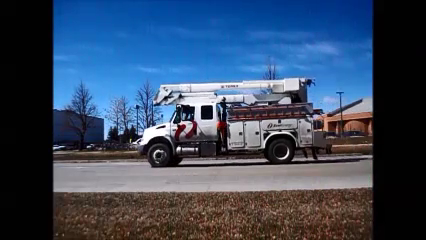
//> input picture frame 83 of videos/4.1.mp4, 426 x 240 px
$ ./AbsDiffFrameByFrame   (built with g++ and OpenCV 4)
//> lines starting //> are read from the running program, lines starting //| are printed output that depends on the picture
#include "opencv2/highgui/highgui.hpp"
#include "opencv2/imgproc/imgproc.hpp"
#include "opencv/cv.h";
#include "opencv/highgui.h"

#include <iostream>
#include <fstream>

using namespace std;
using namespace cv;

long whites = 0;

int main(int argc, char** argv)
{
	CvCapture* capture = cvCreateFileCapture("videos/4.1.mp4");
	VideoCapture cap("videos/4.1.mp4");
	Mat background, hsv_background, gray_background;
	Mat nextframe, hsv_nextframe, gray_nextframe;
	Mat diff_frame;

	MatND hist_background;
	MatND hist_nextframe;
	/// Using 50 bins for hue and 60 for saturation
	int h_bins = 50; int s_bins = 60;
	int histSize[] = { h_bins, s_bins };

	// hue varies from 0 to 179, saturation from 0 to 255
	float h_ranges[] = { 0, 180 };
	float s_ranges[] = { 0, 256 };

	const float* ranges[] = { h_ranges, s_ranges };

	// Use the o-th and 1-st channels
	int channels[] = { 0, 1 };

	cap >> background;
//> background is the input picture: 240 rows x 426 cols, CV_8UC3; mean B, G, R 97.7, 73.4, 56.5
	cvtColor(background, hsv_background, COLOR_BGR2HSV);
//> hsv_background: 240 rows x 426 cols, CV_8UC3; mean H, S, V 70.6, 108.7, 105.1
	cvtColor(background, gray_background, COLOR_BGR2GRAY);
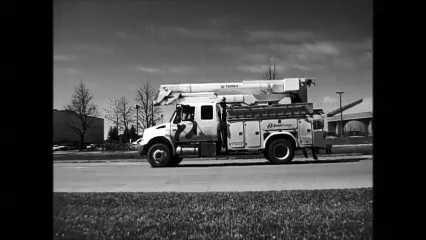
//> gray_background: 240 rows x 426 cols, CV_8UC1; min 0, max 255, mean 71
	calcHist(&hsv_background, 1, channels, Mat(), hist_background, 2, histSize, ranges, true, false);
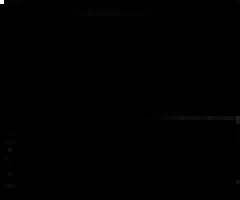
//> hist_background: 50 rows x 60 cols, CV_32FC1 (shown 4 times larger); min 0, max 21835, mean 34.1; drawn with min black and max white
	normalize(hist_background, hist_background, 0, 1, NORM_MINMAX, -1, Mat());

	long initWhites = 0;
	IplImage* newFrame = cvQueryFrame(capture);
	//IplImage*  frame = cvCreateImage(cvSize(newFrame->width / 3.5, newFrame->height / 3), IPL_DEPTH_8U, 3);
	IplImage*  frame = cvCreateImage(cvSize(newFrame->width, newFrame->height), IPL_DEPTH_8U, 3);
	IplImage* diffFrame;
	IplImage* oldFrame;
	IplImage* frameGray;
	CvSize sz = cvGetSize(frame);
//> sz = Size(426, 240)
	diffFrame = cvCreateImage(sz, IPL_DEPTH_8U, 3);
	oldFrame = cvCreateImage(sz, IPL_DEPTH_8U, 3);
	frameGray = cvCreateImage((sz), IPL_DEPTH_8U, 1);
	cvResize(newFrame, frame, 3);

	int b = 0;
	bool first = true;
	long initwhites = 0;
	long whites = 0;
	std::vector<KeyPoint> keypoints;
	while (1) {
		newFrame = cvQueryFrame(capture);
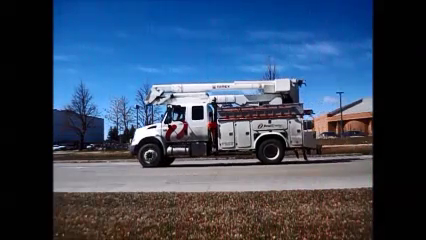
//> input picture frame 84 of videos/4.1.mp4, 426 x 240 px
//> newFrame is the input picture: 240 rows x 426 cols, CV_8UC3; mean B, G, R 97.9, 73.6, 57
		if (!newFrame) break;
		cvResize(newFrame, frame, 3);
		cvCvtColor(frame, frameGray, CV_BGR2GRAY);
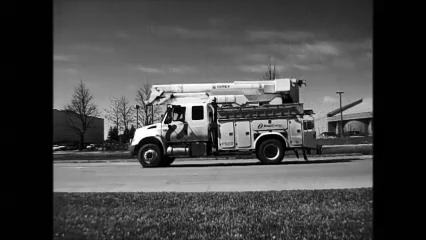
//> frameGray: 240 rows x 426 cols, CV_8UC1; min 0, max 255, mean 71.3

		if (first){
			diffFrame = cvCloneImage(frameGray);
			oldFrame = cvCloneImage(frameGray);
			first = false;
			initWhites = cvCountNonZero(frameGray);
//> initWhites = 101735
			cvConvertScale(frameGray, oldFrame, 1.0, 0.0);
			cout << "Init whites are " << (initWhites) << endl;
//| Init whites are 101735
			continue;
		}
		//Calculate diff
		cvAbsDiff(oldFrame, frameGray, diffFrame);
		cvSmooth(diffFrame, diffFrame, CV_BLUR);
		cvThreshold(diffFrame, diffFrame, 25, 255, CV_THRESH_BINARY);

		//show images
		cvShowImage("Original Video", frame);
		cvMoveWindow("Original Video", 0, 0);


		//cvShowImage("Original Gray", frameGray);
		//cvMoveWindow("Original Gray", 100, 100);
		cvShowImage("Diff Frame", diffFrame);
		cvMoveWindow("Diff Frame", (newFrame->width / 1) + 10, 0);

		//New Background
		//cvConvertScale(frameGray, oldFrame, 1.0, 0.0);
		cvCopy(frameGray, oldFrame, NULL);
		cvShowImage("Current background", oldFrame);
		cvMoveWindow("Current background", 0, 300);
		//oldFrame = frameGray;
		cvWaitKey(10);
	}
	int a = cvWaitKey(100000);
	cvReleaseCapture(&capture);
	return 0;
}

$ run again, starting later in the video
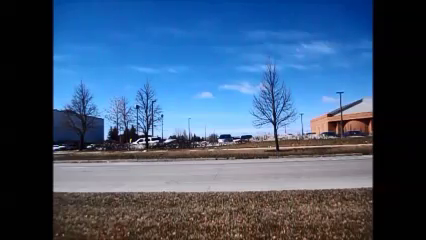
//> input picture frame 375 of videos/4.1.mp4, 426 x 240 px
//> background is the input picture: 240 rows x 426 cols, CV_8UC3; mean B, G, R 116.2, 86.5, 63
//> hsv_background: 240 rows x 426 cols, CV_8UC3; mean H, S, V 71.4, 115.5, 123.5
//> `cvtColor(background, gray_background, COLOR_BGR2GRAY);`:
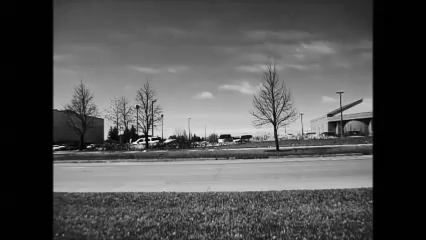
//> gray_background: 240 rows x 426 cols, CV_8UC1; min 0, max 250, mean 82.8
//> initWhites = 101756
//| Init whites are 101756

$ run again, starting later in the video
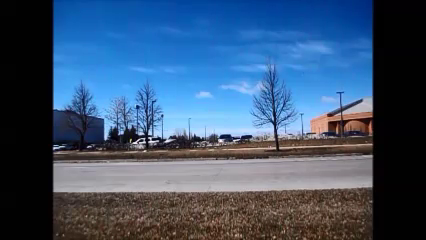
//> input picture frame 668 of videos/4.1.mp4, 426 x 240 px
//> background is the input picture: 240 rows x 426 cols, CV_8UC3; mean B, G, R 113.1, 84.1, 59.8
//> hsv_background: 240 rows x 426 cols, CV_8UC3; mean H, S, V 69.8, 113.7, 119.9
//> `cvtColor(background, gray_background, COLOR_BGR2GRAY);`:
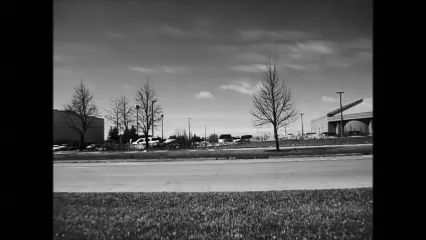
//> gray_background: 240 rows x 426 cols, CV_8UC1; min 0, max 250, mean 80.1
//> initWhites = 101898
//| Init whites are 101898
